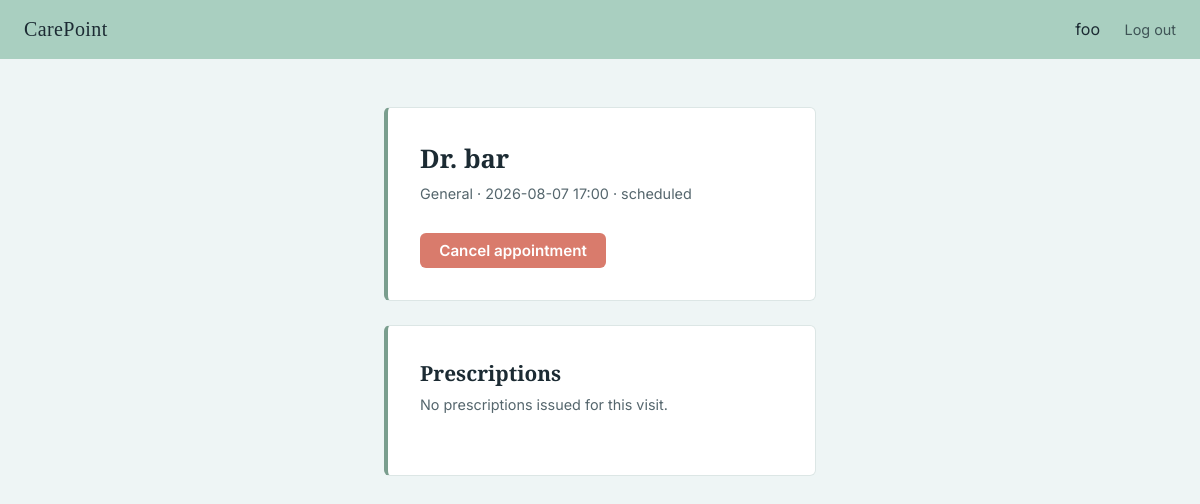
Page /patient/appointment/1 (signed in) on the committed database.
### tables this page shows
CREATE TABLE users (
    id INTEGER PRIMARY KEY AUTOINCREMENT,
    name TEXT NOT NULL,
    email TEXT UNIQUE NOT NULL,
    hash TEXT NOT NULL,
    role TEXT NOT NULL CHECK(role IN ('patient', 'doctor', 'admin'))
);

CREATE TABLE appointments (
    id INTEGER PRIMARY KEY AUTOINCREMENT,
    patient_id INTEGER NOT NULL,
    provider_id INTEGER NOT NULL,
    appointment_datetime DATETIME NOT NULL,
    status TEXT NOT NULL DEFAULT 'scheduled' CHECK(status IN ('scheduled', 'completed', 'cancelled')),
    notes TEXT,
    created_at DATETIME DEFAULT CURRENT_TIMESTAMP,
    FOREIGN KEY (patient_id) REFERENCES patients(user_id),
    FOREIGN KEY (provider_id) REFERENCES providers(user_id)
);

### app.py (the view)
@app.route("/patient/appointment/<int:appointment_id>")
@role_required("patient")
def patient_appointment_detail(appointment_id):
    db = get_db()
    appt = db.execute(
        """
        SELECT appointments.*, users.name AS provider_name, providers.specialty
        FROM appointments
        JOIN providers ON appointments.provider_id = providers.user_id
        JOIN users ON providers.user_id = users.id
        WHERE appointments.id = ?
        """,
        (appointment_id,),
    ).fetchone()
    if appt is None:
        db.close()
        return apology("appointment not found", 404)
    if appt["patient_id"] != session["user_id"]:
        db.close()
        return apology("access denied", 403)
    prescriptions = db.execute(
        "SELECT * FROM prescriptions WHERE appointment_id = ? ORDER BY issued_date DESC",
        (appointment_id,),
    ).fetchall()
    db.close()
    return render_template("patient_appointment_detail.html", appt=appt, prescriptions=prescriptions)

### app.py (called while the page is built)
def get_db():
    conn = sqlite3.connect("clinic.db")
    conn.row_factory = sqlite3.Row
    conn.execute("PRAGMA foreign_keys = ON")
    return conn

### helpers.py (called while the page is built)
def role_required(role):
    def decorator(f):
        @wraps(f)
        def decorated_function(*args, **kwargs):
            if session.get("user_id") is None:
                return redirect("/login")
            if session.get("role") != role:
                return apology("Access denied: wrong role", 403)
            return f(*args, **kwargs)
        return decorated_function
    return decorator

### templates/patient_appointment_detail.html (shortened to what this page needs)
{% extends "layout.html" %}
{% block main %}
<div class="card">
    <h1>Dr. {{ appt.provider_name }}</h1>
    <p class="subtitle">{{ appt.specialty or "General" }} · {{ appt.appointment_datetime }} · <span class="status">{{ appt.status }}</span></p>
    {% if appt.status == 'scheduled' %}
        <form action="/patient/appointment/{{ appt.id }}/cancel" method="post" class="mt-1">
            <button type="submit" style="width:auto; padding: 0.5rem 1.2rem; background: var(--color-error);">Cancel appointment</button>
        </form>
    {% endif %}
</div>
<div class="card" style="margin-top: 1.5rem;">
    <h1 style="font-size: 1.3rem;">Prescriptions</h1>
    {% if prescriptions %}
        <table class="data-table">
            <thead>
                <tr>
                    <th>Medication</th>
                    <th>Dosage</th>
                    <th>Instructions</th>
                    <th>Issued</th>
                </tr>
            </thead>
            <tbody>
                {% for rx in prescriptions %}
                <tr>
                    <td>{{ rx.medication }}</td>
                    <td>{{ rx.dosage }}</td>
                    <td class="muted">{{ rx.instructions or "—" }}</td>
                    <td class="muted">{{ rx.issued_date }}</td>
                </tr>
                {% endfor %}
            </tbody>
        </table>
    {% else %}
        <p class="subtitle">No prescriptions issued for this visit.</p>
    {% endif %}
</div>
{% endblock %}

### static/styles.css (style rules this page uses)
:root { --color-bg: #EEF5F5; --color-surface: #FFFFFF; --color-ink: #1C2B33; --color-ink-soft: #55666D; --color-accent: #7A9E8E; --color-accent-dark: #5F8072; --color-nav: #A9CFC0; --color-error: #D97B6C; --color-border: #DCE6E5; --font-display: "Source Serif 4", Georgia, serif; --font-body: "Inter", -apple-system, sans-serif; --radius: 6px; }
* { box-sizing: border-box; }
body { margin: 0; background: var(--color-bg); color: var(--color-ink); font-family: var(--font-body); line-height: 1.5; }
.card { background: var(--color-surface); border: 1px solid var(--color-border); border-left: 4px solid var(--color-accent); border-radius: var(--radius); padding: 2rem; }
.card h1 { font-family: var(--font-display); font-size: 1.6rem; margin: 0 0 0.3rem; }
.card .subtitle { color: var(--color-ink-soft); font-size: 0.9rem; margin: 0 0 1.75rem; }
button, .btn { width: 100%; padding: 0.7rem; background: var(--color-accent); color: white; border: none; border-radius: var(--radius); font-size: 0.95rem; font-weight: 600; cursor: pointer; font-family: var(--font-body); }
.mt-1 { margin-top: 0.75rem; }

### rows in the picture
users: provider_name "bar"
appointments: appointment_datetime "2026-08-07 17:00", status "scheduled"

### other values in the picture
{{ session.name }} "foo"
{{ appt.specialty or "General" }} "General"
